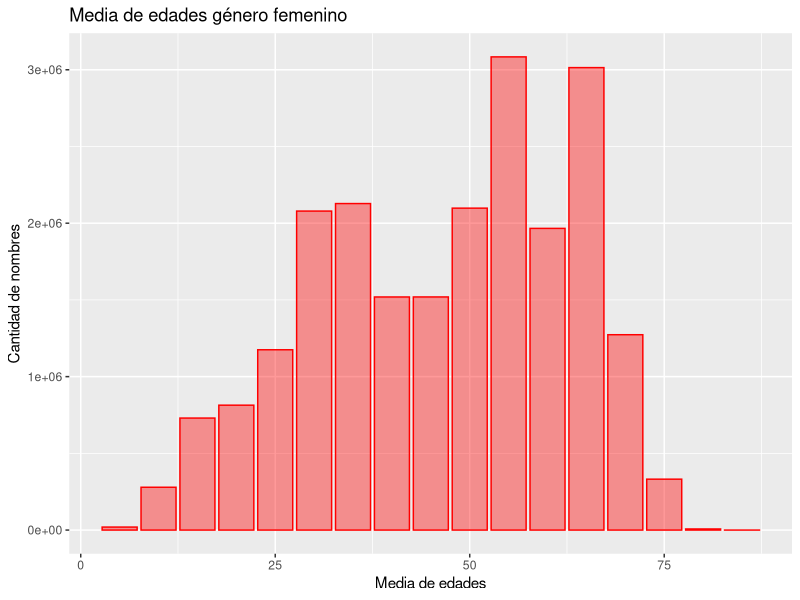
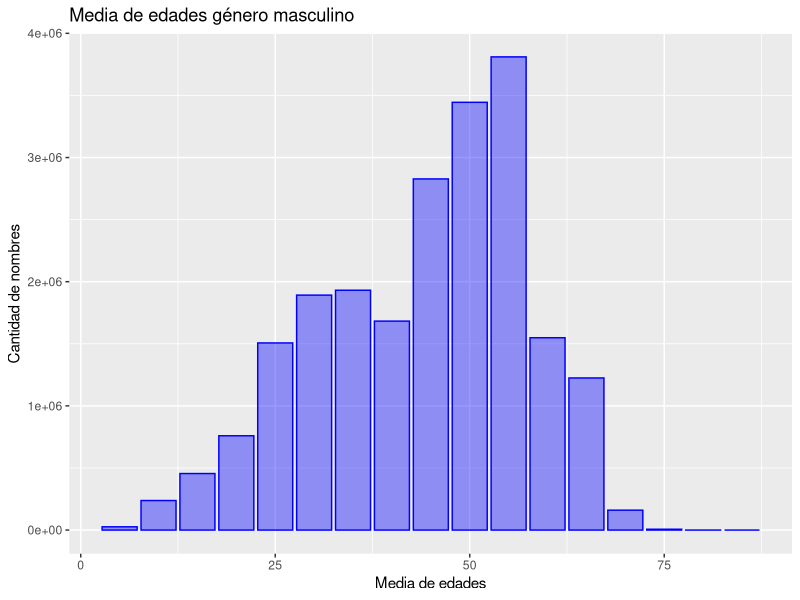
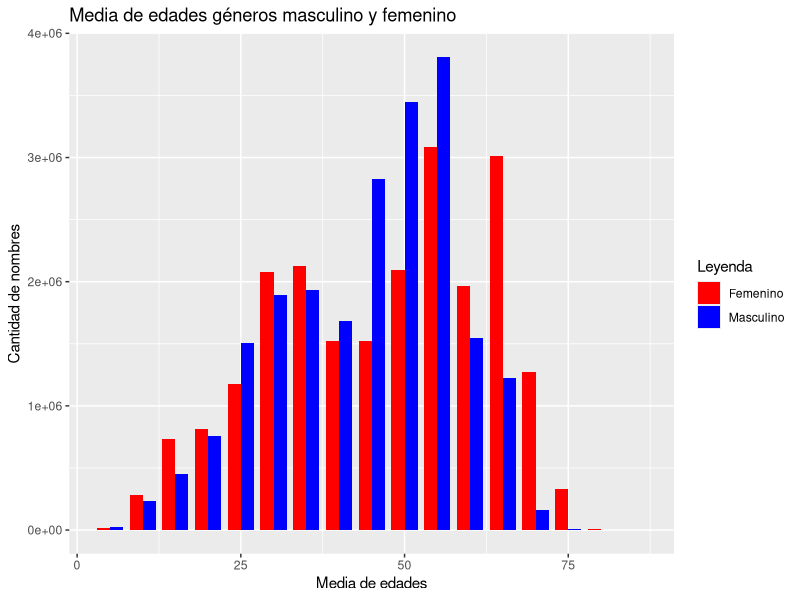

Reproduce these figures in R, in order.
## ---- chunk 1
library(ggplot2)
female_data <- read.csv('female_names.csv', header = TRUE)
male_data <- read.csv('male_names.csv', header = TRUE)

female_max <- female_data[which.max(female_data$frequency),]
male_max <- male_data[which.max(male_data$frequency),]

get_frecuency_range <- function(dataframe, gender) {
  l <- seq(5, 85, by=5)
  df <- data.frame(mean_age = numeric(), female_count = numeric())
  
  for (i in seq_along(l)) {
    temp_data <- dataframe[dataframe$mean_age >= (l[i] - 5) & dataframe$mean_age < l[i], ]
    df <- rbind(df, data.frame(
      gender = gender,
      mean_age = l[i],
      frecuency = sum(temp_data$frequency)))    
  }

  return (df)
}
## ---- chunk 2
female_frequency_range <- get_frecuency_range(female_data, 'female')
ggplot(data=female_frequency_range, aes(x=mean_age, y=frecuency)) +
  geom_histogram(stat='identity', alpha = .4, color = 'red', fill = 'red', position = 'dodge') +
  labs(title='Media de edades género femenino', x='Media de edades', y='Cantidad de nombres')
## ---- chunk 3
male_frequency_range <- get_frecuency_range(male_data, 'male')
ggplot(data=male_frequency_range, aes(x=mean_age, y=frecuency)) +
  geom_histogram(stat='identity', alpha = .4, color = 'blue', fill = 'blue', position = 'dodge') +
  labs(title='Media de edades género masculino', x='Media de edades', y='Cantidad de nombres')
## ---- chunk 4
combined_data <- rbind(female_frequency_range, male_frequency_range)
ggplot(combined_data, aes(x=mean_age, y=frecuency, fill=gender)) +
  geom_bar(stat="identity", width=4, position = "dodge") +
  labs(title='Media de edades géneros masculino y femenino', x='Media de edades', y='Cantidad de nombres') +
  scale_fill_manual("Leyenda", values = c("female" = "red", "male" = "blue"), breaks=c("female", "male"), labels=c('Femenino', 'Masculino'))
